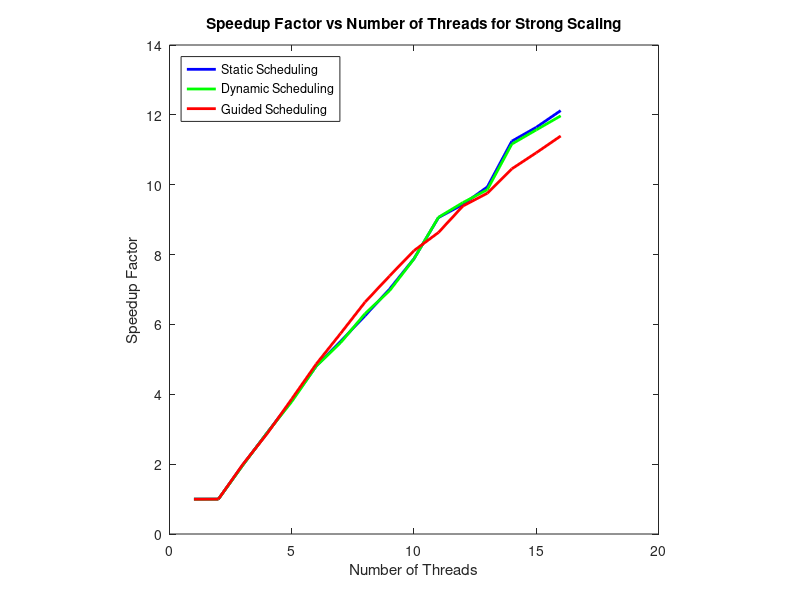
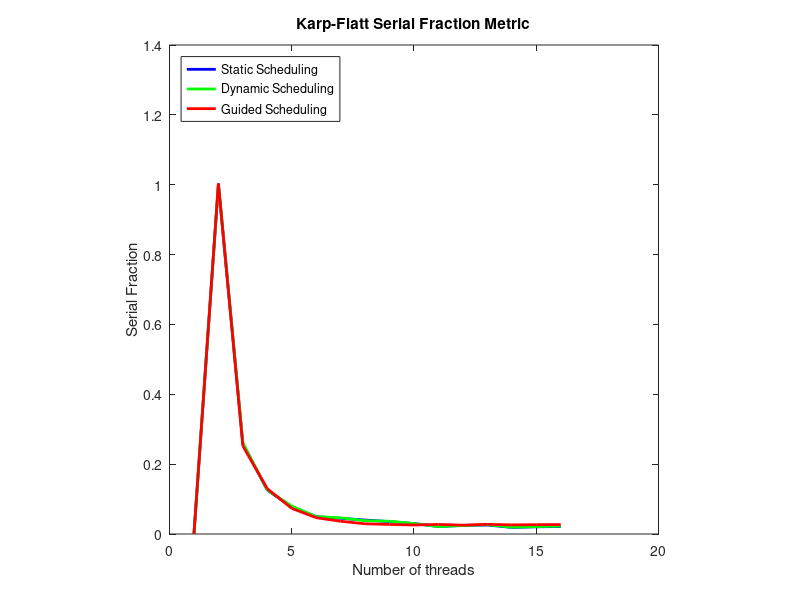

Source code (MATLAB) for these figures, in order:
% Plot function to plot Mandelbrot set strong scaling
clear all; close all; clc;
%Time required by serial code to execute Goldbach conjecture to check N =
%5000000000
t = 45.4515;

%Time required by Parallel code various scheduling

stat = load('static.dat');
dynamic = load('dynamic.dat');
guided = load('guided.dat');

%Numbering the threads in above three data sets
stat(:,1) = stat(:,1)+1;
dynamic(:,1) = dynamic(:,1)+1;
guided(:,1) = guided(:,1)+1;

%Finding out the Speedup Factor
%Speedup Factor = (Time required by 1 processor/Time required by n number
%of threads)

for i = 1:16
    stat(i,3) = t/stat(i,2);
    dynamic(i,3) = t/dynamic(i,2);
    guided(i,3) = t/guided(i,2);
end

%Finding out the Karp-Flatt Serial Metric Fraction
for i=2:16
stat(i,4)=((1/stat(i,3))-(1/stat(i,1)))/(1-1/stat(i,1));
dynamic(i,4)=((1/dynamic(i,3))-(1/dynamic(i,1)))/(1-1/dynamic(i,1));
guided(i,4)=((1/guided(i,3))-(1/guided(i,1)))/(1-1/guided(i,1));
end


%Plotting the Speedup Factor vs Number of Threads
figure(1);
plot(stat(:,1), stat(:,3), '-b', 'LineWidth', 2);
hold on;
plot(dynamic(:,1), dynamic(:,3), '-g','LineWidth', 2);
plot(guided(:,1), guided(:,3), '-r', 'LineWidth', 2);
title('Speedup Factor vs Number of Threads for Strong Scaling');
xlabel('Number of Threads');
ylabel('Speedup Factor');
legend('Static Scheduling', 'Dynamic Scheduling', 'Guided Scheduling', 'Location', 'northwest');
axis square;

%Plotting the Karp-Flatt Serial Fraction Metric
figure(2);
plot(stat(:,1), stat(:,4), '-b', 'LineWidth', 2);
hold on;
plot(dynamic(:,1), dynamic(:,4), '-g', 'LineWidth', 2);
plot(guided(:,1),guided(:,4), '-r', 'LineWidth',2);
title('Karp-Flatt Serial Fraction Metric');
xlabel('Number of threads');
ylabel('Serial Fraction');
legend('Static Scheduling', 'Dynamic Scheduling', 'Guided Scheduling', 'Location', 'northwest');
axis square;